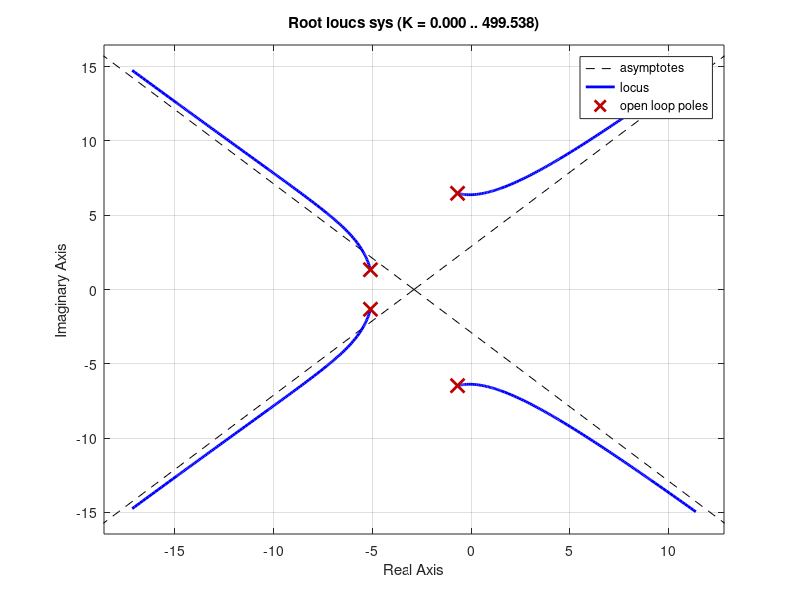

Reproduce this figure in MATLAB.
clear

sys = tf([0,0,0,0,360.030121478794], [1,11.5758154704500,84.2362155121299,470.992803495151,1178.09505338830])%From Lab 3
feedbackSys = feedback(sys,1)
pzmap(feedbackSys)
step(feedbackSys)
hold on 
step(sys)
hold off
rlocus(sys)